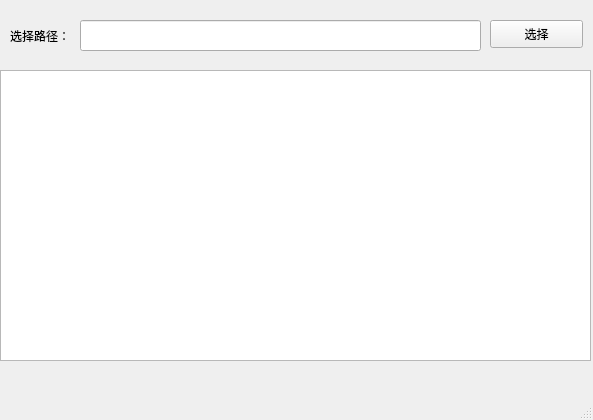
<?xml version="1.0" encoding="UTF-8"?>
<ui version="4.0">
 <class>MainWindow</class>
 <widget class="QMainWindow" name="MainWindow">
  <property name="geometry">
   <rect>
    <x>0</x>
    <y>0</y>
    <width>593</width>
    <height>420</height>
   </rect>
  </property>
  <property name="windowTitle">
   <string>MainWindow</string>
  </property>
  <widget class="QWidget" name="centralwidget">
   <widget class="QLabel" name="label">
    <property name="geometry">
     <rect>
      <x>10</x>
      <y>20</y>
      <width>81</width>
      <height>31</height>
     </rect>
    </property>
    <property name="text">
     <string>选择路径：</string>
    </property>
   </widget>
   <widget class="QLineEdit" name="lineEdit">
    <property name="geometry">
     <rect>
      <x>80</x>
      <y>20</y>
      <width>401</width>
      <height>31</height>
     </rect>
    </property>
   </widget>
   <widget class="QPushButton" name="pushButton">
    <property name="geometry">
     <rect>
      <x>490</x>
      <y>20</y>
      <width>93</width>
      <height>28</height>
     </rect>
    </property>
    <property name="text">
     <string>选择</string>
    </property>
   </widget>
   <widget class="QListWidget" name="listWidget">
    <property name="geometry">
     <rect>
      <x>0</x>
      <y>70</y>
      <width>591</width>
      <height>291</height>
     </rect>
    </property>
   </widget>
  </widget>
  <widget class="QMenuBar" name="menubar">
   <property name="geometry">
    <rect>
     <x>0</x>
     <y>0</y>
     <width>593</width>
     <height>26</height>
    </rect>
   </property>
  </widget>
  <widget class="QStatusBar" name="statusbar"/>
 </widget>
 <resources/>
 <connections/>
</ui>
